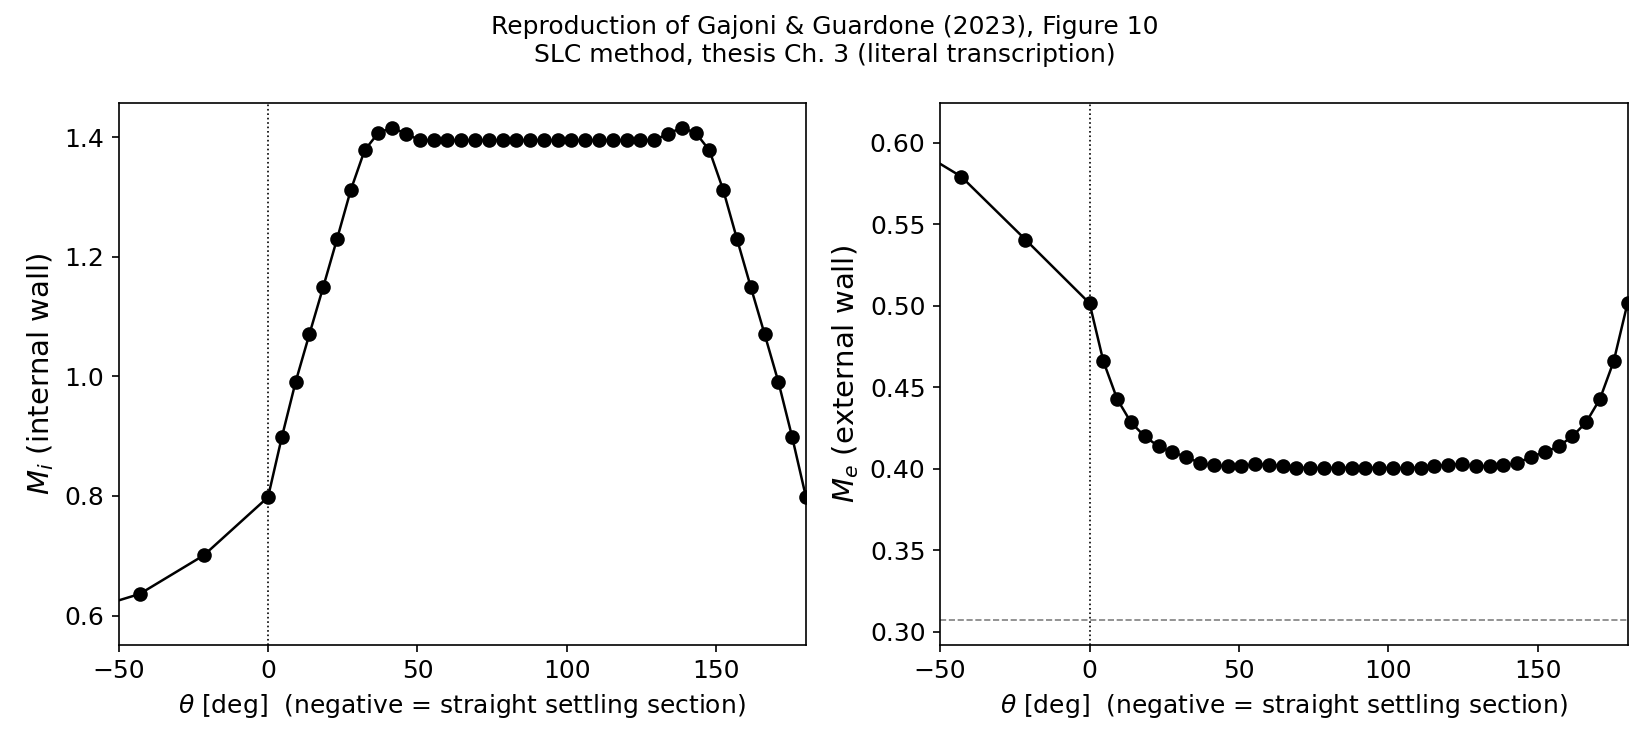

Recreate this plot in Python.
"""
Reproduce Figure 10 of Gajoni & Guardone (JFM 2023) using the Streamline
Curvature (SLC) method exactly as described in Gajoni's MSc thesis
(Politecnico di Milano, 2020-21), Chapter 3, "Streamline curvature
method". Equation numbers in comments refer to that thesis.

Domain (thesis Fig. 3.5, Sec. 3.4): inlet straight section of length
L = 2*r_e -> 180 deg circular bend -> outlet straight section of the
same length, so the inlet/outlet boundary conditions don't affect the
flow inside the bend.

Notation follows thesis Sec. 3.3: j = 1..N indexes streamlines (j=1
inner wall, j=N outer wall), k = 1..Q indexes quasi-orthogonal stations
(fixed vertical lines in the straight sections, fixed radial lines in
the bend). Three nested loops (Fig. 3.7):
  - m-loop (innermost): matches the mass flow rate at station k by
    updating the inner-wall velocity U_i,k, eq. 3.35/3.36.
  - U-loop: refreshes B_jk = sin(Phi_jk) dU/dl from the previous
    velocity field, then re-solves the m-loop at every station.
  - r-loop (outermost): repositions streamlines by mass conservation
    (eq. 3.33), recomputes R_jk/Phi_jk from the new geometry, repeats.
"""
import numpy as np
from scipy.interpolate import interp1d

from common import ideal_gas_mach_profile

GAMMA = 1.4
R_GAS = 8.314
T0 = 288.15
P0 = 101325
R_I = 1.0

CASES = [
    (3.0, 1.1),
    # (1.5, 0.76),
    # (2.0, 0.63),
    # (3.0, 0.49),
    # (5.0, 0.35),
]

N = 50                     # streamlines
Q_STRAIGHT = 20             # quasi-orthogonals per straight section
Q_BEND = 40                 # quasi-orthogonals in the bend
THETA_MAX_DEG = 180.0
L_FACTOR = 2.5

TOL_M = 1e-3
TOL_U = 1e-3
TOL_R = 1e-3
MAX_M = 500
MAX_U = 500
MAX_R = 500
RELAX_R = 0.1               # thesis: relaxation factor to limit streamline displacement
STALL_WINDOW = 15           # not in the thesis; bail out early if err_r stalls (see below)

u_max = 0.999 * np.sqrt(2.0 * GAMMA / (GAMMA - 1.0) * R_GAS * T0)
T_sonic = T0 * 2.0 / (GAMMA + 1.0)
u_sonic = np.sqrt(GAMMA * R_GAS * T_sonic)  # speed at M=1


def rho_of_speed(u):
    T = np.maximum(T0 - u**2 / (2.0 * GAMMA / (GAMMA - 1.0) * R_GAS), 1e-9)
    return (P0 * (T / T0) ** (GAMMA / (GAMMA - 1.0))) / (R_GAS * T)


def isentropic_state(M):
    T = T0 / (1.0 + 0.5 * (GAMMA - 1.0) * M**2)
    p = P0 * (T / T0) ** (GAMMA / (GAMMA - 1.0))
    rho = p / (R_GAS * T)
    c = np.sqrt(GAMMA * R_GAS * T)
    u = M * c
    return rho, u, p, c


def mach_of_speed(u):
    T = np.maximum(T0 - u**2 / (2.0 * GAMMA / (GAMMA - 1.0) * R_GAS), 1e-9)
    c = np.sqrt(GAMMA * R_GAS * T)
    return u / c


def three_point_derivatives(f, x):
    """First and second derivative of f(x), three-point central
    differences (one-sided at the boundaries) -- thesis Sec. 3.3.2."""
    n = len(x)
    fp = np.zeros(n)
    fpp = np.zeros(n)
    for i in range(1, n - 1):
        h1 = x[i] - x[i - 1]
        h2 = x[i + 1] - x[i]
        fp[i] = (f[i + 1] - f[i - 1]) / (h1 + h2)
        fpp[i] = 2.0 * (h1 * f[i + 1] - (h1 + h2) * f[i] + h2 * f[i - 1]) \
            / (h1 * h2 * (h1 + h2))
    fp[0] = (f[1] - f[0]) / (x[1] - x[0])
    fp[-1] = (f[-1] - f[-2]) / (x[-1] - x[-2])
    fpp[0] = fpp[1] if n > 2 else 0.0
    fpp[-1] = fpp[-2] if n > 2 else 0.0
    return fp, fpp


def run_case(r_e_over_ri, M_in, debug=False):
    r_i, r_e = R_I, r_e_over_ri * R_I
    L = L_FACTOR * r_e

    x_straight_in = np.linspace(-L, 0.0, Q_STRAIGHT, endpoint=False)
    theta_max = np.deg2rad(THETA_MAX_DEG)
    theta_bend = np.linspace(0.0, theta_max, Q_BEND)
    s_straight_out = np.linspace(0.0, L, Q_STRAIGHT + 1)[1:]

    i1 = Q_STRAIGHT               # index of the first bend station
    i2 = Q_STRAIGHT + Q_BEND      # index of the first outlet station
    Q = i2 + Q_STRAIGHT

    # local physical station spacing, for the Letcher/Cumpsty/Wilkinson
    # relaxation formula below.
    dx_straight = L / Q_STRAIGHT
    dtheta = theta_max / (Q_BEND - 1) if Q_BEND > 1 else theta_max
    r_mid = 0.5 * (r_i + r_e)
    delta_z = np.empty(Q)
    delta_z[:i1] = dx_straight
    delta_z[i1:i2] = r_mid * dtheta
    delta_z[i2:] = dx_straight

    rho_in, u_in, p_in, c_in = isentropic_state(M_in)
    Pos_init = np.linspace(r_i, r_e, N)
    m_bar = rho_in * u_in * (r_e - r_i)     # eq. 3.32
    m_s = m_bar / (N - 1)                   # eq. 3.33

    # first guess (Sec. 3.3.1): equispaced streamlines and the inlet
    # velocity profile reported at every station.
    Pos = np.tile(Pos_init[:, None], (1, Q))
    U = np.full((N, Q), u_in)

    normal_exit = np.array([np.sin(theta_max), np.cos(theta_max)])
    tangent_exit = np.array([np.cos(theta_max), -np.sin(theta_max)])

    def cartesian_xy():
        xy = np.zeros((N, Q, 2))
        xy[:, :i1, 0] = x_straight_in[None, :]
        xy[:, :i1, 1] = Pos[:, :i1]
        th = theta_bend[None, :]
        xy[:, i1:i2, 0] = Pos[:, i1:i2] * np.sin(th)
        xy[:, i1:i2, 1] = Pos[:, i1:i2] * np.cos(th)
        xy[:, i2:, 0] = Pos[:, i2:] * normal_exit[0] + s_straight_out[None, :] * tangent_exit[0]
        xy[:, i2:, 1] = Pos[:, i2:] * normal_exit[1] + s_straight_out[None, :] * tangent_exit[1]
        return xy

    def geometry():
        """R_jk, Phi_jk -- thesis eq. 3.44-3.47."""
        Phi = np.zeros((N, Q))
        R = np.full((N, Q), 1e12)
        for j in range(N):
            # straight inlet: cartesian, eq. 3.44/3.46
            y = Pos[j, :i1]
            yp, ypp = three_point_derivatives(y, x_straight_in)
            Phi[j, :i1] = np.arctan(yp)
            R[j, :i1] = (1.0 + yp**2) ** 1.5 / np.where(np.abs(ypp) > 1e-9, ypp, 1e-9)

            # bend: polar, eq. 3.45/3.47
            r = Pos[j, i1:i2]
            rp, rpp = three_point_derivatives(r, theta_bend)
            Phi[j, i1:i2] = np.arctan(rp / r)
            num = (r**2 + rp**2) ** 1.5
            den = r**2 + 2.0 * rp**2 - r * rpp
            R[j, i1:i2] = num / np.where(np.abs(den) > 1e-9, den, 1e-9)

            # straight outlet: cartesian, eq. 3.44/3.46
            y = Pos[j, i2:]
            yp, ypp = three_point_derivatives(y, s_straight_out)
            Phi[j, i2:] = np.arctan(yp)
            R[j, i2:] = (1.0 + yp**2) ** 1.5 / np.where(np.abs(ypp) > 1e-9, ypp, 1e-9)

        return Phi, R

    err_r_history = []
    for r_iter in range(MAX_R):
        Phi, R = geometry()
        # not in the thesis; Schobeiri (2012), "Turbomachinery Flow
        # Physics and Dynamic Performance", Sec. 11.2.1, steps 2-3:
        # "zero is the usual first estimate" for the streamwise-gradient
        # terms, and "curvatures are normally set to zero for the first
        # and last stations" (always, every pass). A first pass with the
        # curvature/coupling terms fully engaged jumps straight to the
        # fully-curved equilibrium; starting from exactly zero lets
        # position/mass-conservation develop a genuinely spatial solution
        # from pass 2 onward.
        first_pass = r_iter == 0
        A = np.zeros((N, Q)) if first_pass else np.cos(Phi) / R  # eq. 3.19

        # not in the thesis: 1-2-1 spatial smoothing of A/B supplies the
        # station-to-station coupling nothing else in this formulation
        # provides, letting curvature build up gradually instead of
        # jumping straight to its local value. A FIXED kernel width smooths
        # over a fixed number of stations regardless of channel width, but
        # a wider channel needs a physically longer transition (thesis
        # Table 4.2: theta_eq grows with r_e) -- so scale the pass count
        # with r_e/r_i.
        n_smooth = max(2, int(round(2 * r_e_over_ri)))
        if not first_pass:
            for _ in range(n_smooth):
                A_smooth = A.copy()
                for j in range(N):
                    A_smooth[j, 1:-1] = 0.25 * A[j, :-2] + 0.5 * A[j, 1:-1] + 0.25 * A[j, 2:]
                A = A_smooth

        A[:, 0] = 0.0
        A[:, -1] = 0.0

        for u_iter in range(MAX_U):
            xy = cartesian_xy()
            l = np.zeros((N, Q))
            l[:, 1:] = np.cumsum(np.linalg.norm(np.diff(xy, axis=1), axis=-1), axis=1)

            B = np.zeros((N, Q))
            if not first_pass:
                for j in range(N):
                    dUdl, _ = three_point_derivatives(U[j, :], l[j, :])
                    B[j, :] = np.sin(Phi[j, :]) * dUdl  # eq. 3.19
                
                for _ in range(n_smooth):  # same width-scaled pass count as A
                    B_smooth = B.copy()
                    for j in range(N):
                        B_smooth[j, 1:-1] = 0.25 * B[j, :-2] + 0.5 * B[j, 1:-1] + 0.25 * B[j, 2:]
                    B = B_smooth

                B[:, 0] = 0.0
                B[:, -1] = 0.0

            U_prev_uloop = U.copy()

            for k in range(1, Q):
                # m-loop, eq. 3.35/3.36: bounded (+-20%) multiplicative
                # continuation from the previous inner-wall velocity, not
                # a fresh search -- keeps the solve on the same root.
                Uk = U[:, k].copy()
                for m_iter in range(MAX_M):
                    Uk = np.empty(N)
                    Uk[0] = U[0, k]
                    for j in range(1, N):
                        dr = Pos[j, k] - Pos[j - 1, k]
                        Abar = 0.5 * (A[j, k] + A[j - 1, k])          # eq. 3.41
                        expo = np.clip(-Abar * dr, -50.0, 50.0)        # not in thesis; safety only
                        Uk[j] = (Uk[j - 1] + 0.5 * dr * B[j - 1, k]) * np.exp(expo) \
                            + 0.5 * dr * B[j, k]                       # eq. 3.43
                        # physical bound -- not in the thesis, but needed:
                        # without it, a transient Pos wobble can blow the
                        # march up to overflow before the m-loop's own
                        # correction has a chance to pull it back. Capped
                        # at the true physical max speed (T->0), not at
                        # sonic, so transonic/supersonic states can still
                        # be represented.
                        Uk[j] = np.clip(Uk[j], 1e-3, 0.9999 * u_max)

                    Uperp = Uk * np.cos(Phi[:, k])                     # eq. 3.34
                    rho_k = rho_of_speed(Uk)
                    m_k = np.trapezoid(rho_k * Uperp, Pos[:, k])       # eq. 3.37
                    err_m = abs(m_k - m_bar) / m_bar
                    if err_m < TOL_M:
                        break
                    factor = 2.0 - m_k / m_bar
                    if m_k < m_bar:
                        factor = min(1.2, factor)                      # eq. 3.35
                    else:
                        factor = max(0.8, factor)                      # eq. 3.36
                    # not in the thesis: clamp the corrected value itself,
                    # not just the interior march -- otherwise repeated
                    # +-20% steps with a residual that doesn't flip sign
                    # compound geometrically (1.2^30 = 237x) into overflow.
                    U[0, k] = np.clip(factor * U[0, k], 1e-3, 0.9999 * u_max)
                U[:, k] = Uk

            err_U = np.max(np.abs(U - U_prev_uloop) / np.maximum(np.abs(U_prev_uloop), 1e-9))
            if err_U < TOL_U:
                break

        Pos_target = Pos.copy()
        for k in range(1, Q):
            rho_k = rho_of_speed(U[:, k])
            Uperp = U[:, k] * np.cos(Phi[:, k])
            flux = rho_k * Uperp
            cum = np.zeros(N)
            cum[1:] = np.cumsum(0.5 * (flux[1:] + flux[:-1]) * np.diff(Pos[:, k]))
            target_cum = np.arange(N) * m_s
            inv = interp1d(cum, Pos[:, k], bounds_error=False,
                            fill_value=(Pos[0, k], Pos[-1, k]))
            Pos_target[1:-1, k] = inv(target_cum[1:-1])

        # not in the thesis (which just says "a relaxation factor is
        # used"): Letcher (2008, MS thesis under S. Korpela, Appendix B.7)
        # gives the actual formula used in real SLC codes (Cumpsty/
        # Wilkinson 1970, Hearsey), computed FRESH PER STATION from the
        # local channel width, station spacing, and Mach number:
        #   RFr = 1 / (1 + 5/24*(1-M_avg^2)*(width/delta_z))
        # A constant RELAX_R (thesis-literal) is spatially blind; this one
        # scales with channel width, so wider channels are damped harder
        # and genuinely take more iterations to reach equilibrium.
        T_now = np.maximum(T0 - U**2 / (2.0 * GAMMA / (GAMMA - 1.0) * R_GAS), 1e-9)
        M_now = U / np.sqrt(GAMMA * R_GAS * T_now)
        Ave_mach = np.mean(M_now, axis=0)
        width = r_e - r_i
        # book: "the constant shown as 6 ... needs to be set to 4 ...
        # when many stations are placed relatively close together" (ours
        # are); also (1-M^2) collapses toward 0 -- killing the damping --
        # right as M approaches the sonic target this case is calibrated
        # for, so clamp it away from zero instead of letting it vanish.
        M_damping = np.maximum(1.0 - Ave_mach**2, 0.15)
        RFr = 1.0 / (1.0 + 0.25 * M_damping * (width / delta_z))

        Pos_new = Pos + RFr[None, :] * (Pos_target - Pos)
        Pos_new[0, :] = r_i
        Pos_new[-1, :] = r_e

        # thesis p.29: "the velocities are updated interpolating the old
        # values on the new node positions" -- U[j,k] belongs to a
        # streamtube, not a fixed array index, so it must be resampled
        # onto Pos_new or it silently stops matching the geometry.
        U_new = U.copy()
        for k in range(1, Q):
            interp_u = interp1d(Pos[:, k], U[:, k], bounds_error=False,
                                 fill_value=(U[0, k], U[-1, k]))
            U_new[:, k] = interp_u(Pos_new[:, k])
        U = U_new

        err_r = np.max(np.abs(Pos_new - Pos) / np.maximum(np.abs(Pos), 1e-9))
        Pos = Pos_new
        # don't allow early-exit on the artificial zero-curvature first
        # pass: err_r looks small then simply because A/B are zero, not
        # because the solution has actually converged.
        if not first_pass and err_r < TOL_R:
            break

        # not in the thesis: stop early if err_r has genuinely stalled
        # (not just oscillating) instead of always burning the full
        # MAX_R -- e.g. shock-forming cases (thesis Sec. 4.2.3) never
        # converge here since this isentropic formulation has no shock
        # mechanism, so grinding through all MAX_R iterations is wasted
        # work, not extra accuracy.
        err_r_history.append(err_r)
        if not first_pass and len(err_r_history) > STALL_WINDOW:
            if err_r_history[-1] > 0.8 * err_r_history[-STALL_WINDOW]:
                print(f"  [stalled: err_r={err_r:.3e} not improving over "
                      f"{STALL_WINDOW} iters -- stopping early, likely no "
                      f"isentropic solution exists for this case]")
                break

    M_field = mach_of_speed(U)
    theta_in_deg = np.rad2deg(x_straight_in / r_i)
    theta_bend_deg = np.rad2deg(theta_bend)
    theta_out_deg = THETA_MAX_DEG + np.rad2deg(s_straight_out / r_i)
    theta_deg = np.concatenate([theta_in_deg, theta_bend_deg, theta_out_deg])

    if debug:
        return dict(theta_deg=theta_deg, Mi=M_field[0, :], Me=M_field[-1, :],
                    Phi=Phi, R=R, A=A, Pos=Pos, U=U, M_field=M_field,
                    r_iter=r_iter, err_r=err_r, i1=i1, i2=i2)
    return theta_deg, M_field[0, :], M_field[-1, :]


def main():
    import matplotlib.pyplot as plt

    fig, (ax1, ax2) = plt.subplots(1, 2, figsize=(11, 5))

    for r_e_over_ri, M_in in CASES:
        print(f"Running r_e/r_i={r_e_over_ri}, M_in={M_in} ...")
        theta_deg, M_i_wall, M_e_wall = run_case(r_e_over_ri, M_in)

        ax1.plot(theta_deg, M_i_wall, "o-", lw=1.2, color="black")

        ax2.plot(theta_deg, M_e_wall, "o-", lw=1.2, color="black")
        

        # M_eq_inner = 1.0
        M_eq_outer = ideal_gas_mach_profile(1.0, GAMMA, np.array([r_e_over_ri]))[0]
        # ax1.axhline(M_eq_inner, color="gray", lw=0.8, ls="--")
        ax2.axhline(M_eq_outer, color="gray", lw=0.8, ls="--")

        # print(f"  final M_inner(theta_max)={M_i_wall[-1]:.4f} (ref {M_eq_inner:.4f}), "
        #       f"M_outer(theta_max)={M_e_wall[-1]:.4f} (ref {M_eq_outer:.4f})")

    for ax in (ax1, ax2):
        ax.axvline(0.0, color="k", lw=0.8, ls=":")
        ax.set_xlabel(r"$\theta$ [deg]  (negative = straight settling section)",
                      fontsize=12)
        ax.set_xlim(-50, 180)
        ax.tick_params(labelsize=12)

    ax1.set_ylabel(r"$M_i$ (internal wall)", fontsize=14)
    ax2.set_ylabel(r"$M_e$ (external wall)", fontsize=14)

    fig.suptitle("Reproduction of Gajoni & Guardone (2023), Figure 10\n"
                  "SLC method, thesis Ch. 3 (literal transcription)")
    plt.tight_layout()
    fig.savefig("figure10_slc.png", dpi=150)


if __name__ == "__main__":
    main()
